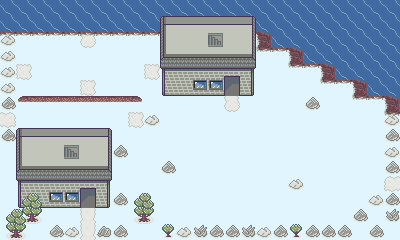

Below is a game level as drawn by its tile map, then a one-line description and the .tmx that defines it (tile-layer data replaced by summaries):
An orthogonal 25x15 tile map with 16x16 px tiles, 3 tile layers (Tile Layer 1, Tile Layer 2, Tile Layer 3), 6 tilesets and 15 objects (7x Door, 3x NPC, Modifier).

<map version="1.9" tiledversion="1.9.0" orientation="orthogonal" renderorder="right-down" width="25" height="15" tilewidth="16" tileheight="16" infinite="0" backgroundcolor="#e1f5fe" nextlayerid="12" nextobjectid="78">
 <properties>
  <property name="action">(begin
  (if (== (last-place) "38")
    (map-name "Route 5"))
  (if (and (eq? (enemies-count) 0) (and (get "039-september-talk") (!get "039-september-ok")))
    (begin
      (quiet '(#t 64))
      (friendly '(#t 64))
      (set "039-september-ok" #t)
      (dialog '(("…")))
      (wait)
      (respawn 64)
      (set-orientation '(3 64))
      (set-orientation '(2 -1))
      (place 64 96 64)
      (place -1 80 64)
      (black-curtain)
      (wait)
      (dialog
        '(("/september" "Ok, you were better than me.\nI still have room for improvement, I will continue to train.")
        ("/september_happy" "Anyway, it is good to see you again.")
        ("/hero_happy" "It is good to see you too.\nDuring the battle it felt like I was going back to when we were kids.")
        ("/september" "Hehe, you are right… we spent a lot of hours playing and training as kids.\nThat was the happiest time in my life…\nThis is too much nostalgia for me. I can't handle it.")
        ("/september" "I don't have time for these emotions, I have to go back to training now.\nSee you in the Xeonjia Tower.")
        ("/hero" "Are you going to the tower too?")
        ("/september" "Yes, of course!\nI will go there and I will defeat the King of Evil!\nEven though you are the protagonist and the so-called \"Hero\", it will be me who will defeat the King of Evil and be remembered as the savior of the world hehe.")
        ("/hero_happy" "Wait, wait, wait, don't steal my job! Haha.")))
      (wait)
      (set-team '(0 64))
      (place 76 0 112)
      (show 76)
      (wait 0.6)
      (move '(2 76))
      (wait 1.2)
      (move '(1 76))
      (wait 1.2)
      (move '(3 76))
      (wait 0.9)
      (move '(0 76))
      (wait 0.6)
      (set-orientation '(1 64))
      (set-orientation 1)
      (dialog
        '(("/shen" "Hey you two, don't waste energy on each other!")
        ("/hero" "Shen!")
        ("/shen" "I saw that you were fighting.")
        ("/hero" "Did you also see that I won?")
        ("/september" "Did you also see that he was lucky?")
        ("/shen" "Yes, yes, I have seen everything.")
        ("/hero" "But do you two know each other?")
        ("/shen" "September and I? Of course! We are best friends!")
        ("/september" "We are accomplices in scientific experiments and inventions.")
        ("/september" "We made the snowball container together.")
        ("/shen" "I made it and she tried it.")
        ("/september" "That's what I said, we did it together.")
        ("/september" "Now I leave you because I have to go back to training.")
        ("/shen" "Yeah, I think we all have important things to do now.")
        ("/september" "See you soon!")
        ("/hero" "Bye!")))
      (wait)
      (leave-all '(64 76))
      (delete 72))))</property>
  <property name="map-name" value="Route 5" />
  <property name="music" value="route-2" />
 </properties>
 <tileset firstgid="1" source="../tilesets/outdoor-1.tsx" />
 <tileset firstgid="129" source="../tilesets/monsters.tsx" />
 <tileset firstgid="204" source="../tilesets/npc_common.tsx" />
 <tileset firstgid="256" source="../tilesets/outdoor-2.tsx" />
 <tileset firstgid="416" source="../tilesets/npc_main.tsx" />
 <tileset firstgid="448" source="../tilesets/basic.tsx" />
 <layer id="1" name="Tile Layer 1" width="25" height="15">
  <data>[375 cells, 206 non-empty, 40 distinct tile ids]</data>
 </layer>
 <layer id="6" name="Tile Layer 2" width="25" height="15">
  <data>[375 cells, 35 non-empty, 14 distinct tile ids]</data>
 </layer>
 <layer id="11" name="Tile Layer 3" width="25" height="15">
  <data>[375 cells, 4 non-empty, 4 distinct tile ids]</data>
 </layer>
 <objectgroup id="9" name="npc">
  <object id="61" class="NPC" gid="225" x="224" y="32" width="16" height="16">
   <properties>
    <property name="action">(if (! (has-item "gem_4"))
    (if (! (has-item "40.eyeglasses"))
        (dialog '(("/" "I lost my glasses. I hardly see anything.")))
        (begin
            (dialog
                '(("/" "I lost my glasses. I hardly see anything.")
                ("/hero" "Are these your glasses?")
                ("/_happy" "!!!")
                ("/_happy" "Yes! Thank you so much!")))
            (take-item "40.eyeglasses")
            (dialog
                '(("/" "As a reward I give you this gem that I found while I was looking for the glasses.")
                ("/hero_happy" "Oh, thank you so much!")))
            (wait)
            (give-item "gem_4")))
    (dialog '(("/" "I missed being able to see the sea."))))</property>
   </properties>
  </object>
  <object id="64" class="NPC" gid="446" x="16" y="128" width="16" height="16">
   <properties>
    <property name="action">(if (and (is-friendly 64) (!get "039-september-ok"))
  (begin
    (set "039-september-talk" #t)
    (dialog '(("/" "I can't believe it took you this long!\nLet's fight!")))
    (wait)
    (move '(2 64))
    (wait 0.6)
    (move '(2 -1))
    (wait 1)
    (move '(1 64))
    (wait 0.6)
    (move '(1 -1))
    (wait 1.2)
    (set-orientation '(2 -1))
    (move '(2 64))
    (wait 0.5)
    (move '(0 64))
    (set-team '(1 64))
    (set-HP-diff 100)
    (friendly '(#f 64))
    (quiet '(#f 64))
    (add-to-players 64)
    (start-battle))
  (if (!get "039-september-ok")
    (dialog '(("/" "I will defeat you.")))))</property>
    <property name="actionOnEvent">(if (get "039-september-ok")
  (delete-me))</property>
    <property name="hp" type="float" value="60" />
    <property name="weaponAtk" type="int" value="26" />
   </properties>
  </object>
  <object id="75" class="NPC" gid="228" x="32" y="160" width="16" height="16">
   <properties>
    <property name="action">(begin
    (dialog '(("/" "I have heard that in each region there is a strange polyhedric stone.")))
    (if (has-item "39.stone2")
        (dialog '(("/" "This one seems to be useless.")))))</property>
   </properties>
  </object>
  <object id="76" gid="442" x="0" y="32" width="16" height="16">
   <properties>
    <property name="actionOnEvent">(if (get "039-september-ok")
  (delete-me))</property>
    <property name="visible" type="bool" value="false" />
   </properties>
  </object>
 </objectgroup>
 <objectgroup id="8" name="items">
  <object id="68" gid="310" x="80" y="160" width="16" height="16">
   <properties>
    <property name="action">(if (! (has-item "39.stone2"))
    (begin
        (dialog '(("Hey, there are items in here!")))
        (give-item "39.stone2")
        (dialog '(("This is a very strange stone…"))))
    (dialog '(("This vase is empty."))))</property>
   </properties>
  </object>
  <object id="72" gid="48" x="144" y="112" width="16" height="16">
   <properties>
    <property name="actionOnEvent">(if (get "039-september-ok")
    (delete-me))</property>
   </properties>
  </object>
  <object id="73" class="Modifier" gid="466" x="272" y="64" width="16" height="16">
   <properties>
    <property name="moneyDelta" type="int" value="30" />
   </properties>
  </object>
  <object id="74" gid="461" x="160" y="112" width="16" height="16">
   <properties>
    <property name="healthPointsDelta" type="int" value="100" />
   </properties>
  </object>
 </objectgroup>
 <objectgroup id="10" name="spawn points">
  <object id="51" class="Door" x="0" y="112" width="16" height="16">
   <properties>
    <property name="mainDoor" type="bool" value="true" />
    <property name="orientation" type="int" value="2" />
    <property name="roomId" value="38" />
   </properties>
  </object>
  </objectgroup>
</map>
<!-- 6 of 15 objects omitted -->
